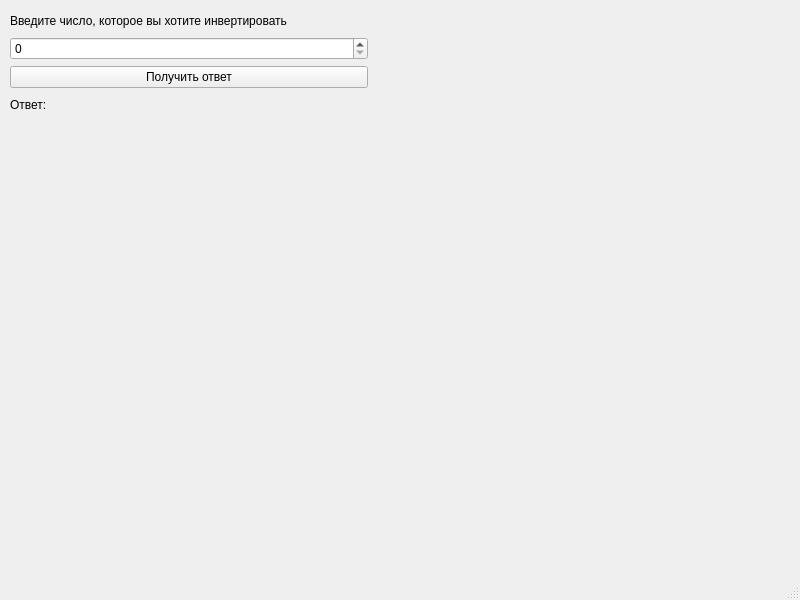
<?xml version="1.0" encoding="UTF-8"?>
<ui version="4.0">
 <class>MainWindow</class>
 <widget class="QMainWindow" name="MainWindow">
  <property name="geometry">
   <rect>
    <x>0</x>
    <y>0</y>
    <width>800</width>
    <height>600</height>
   </rect>
  </property>
  <property name="windowTitle">
   <string>MainWindow</string>
  </property>
  <widget class="QWidget" name="centralwidget">
   <widget class="QWidget" name="">
    <property name="geometry">
     <rect>
      <x>10</x>
      <y>10</y>
      <width>358</width>
      <height>105</height>
     </rect>
    </property>
    <layout class="QVBoxLayout" name="verticalLayout">
     <item>
      <widget class="QLabel" name="label">
       <property name="text">
        <string>Введите число, которое вы хотите инвертировать</string>
       </property>
      </widget>
     </item>
     <item>
      <widget class="QSpinBox" name="spinBox">
       <property name="maximum">
        <number>9999</number>
       </property>
      </widget>
     </item>
     <item>
      <widget class="QPushButton" name="pushButton">
       <property name="text">
        <string>Получить ответ</string>
       </property>
      </widget>
     </item>
     <item>
      <widget class="QLabel" name="label_ans">
       <property name="text">
        <string>Ответ: </string>
       </property>
      </widget>
     </item>
    </layout>
   </widget>
  </widget>
  <widget class="QMenuBar" name="menubar">
   <property name="geometry">
    <rect>
     <x>0</x>
     <y>0</y>
     <width>800</width>
     <height>22</height>
    </rect>
   </property>
  </widget>
  <widget class="QStatusBar" name="statusbar"/>
 </widget>
 <resources/>
 <connections/>
</ui>
